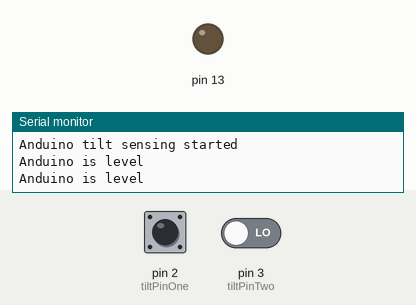
The sketch below on a simulated Arduino Uno, built with avr-gcc and run on an emulated ATmega328P. Shown: output pins drawn as LEDs (lit = HIGH), the last lines printed to the serial monitor. The test bench sets the inputs (shaded band); at power-on: pin 2 (tiltPinOne) LOW, pin 3 (tiltPinTwo) LOW.

Above: at 1.2 s.
1.3 s: pin 2 (tiltPinOne) pulsed HIGH 2 times (0.12 s each, 0.3 s apart)
At 2.6 s:
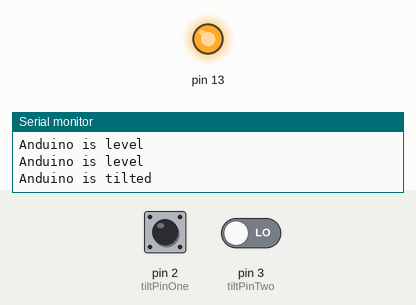
3.5 s: pin 2 (tiltPinOne) driven HIGH
At 5.2 s:
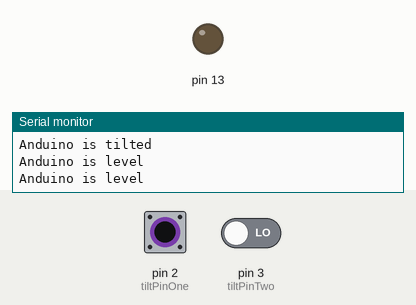
5.5 s: pin 2 (tiltPinOne) driven LOW
At 6.9 s:
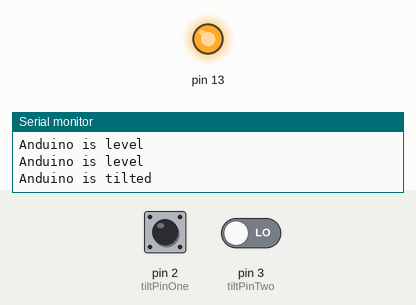
Timing chart, 0 to 8.5 s (numbered marks = the images above; inputs shaded):
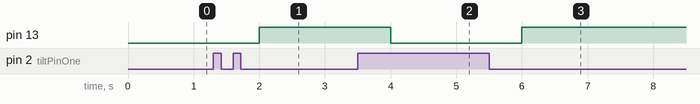

The sketch:

Task1.2P.ino
```cpp
int tiltPinOne = 2;
int tiltPinTwo = 3;
volatile bool isLevel = 1;

void setup()
{
  pinMode(13, OUTPUT);
  pinMode(tiltPinOne, INPUT);

  attachInterrupt(digitalPinToInterrupt(tiltPinOne), tiltOneResponse, CHANGE);
  attachInterrupt(digitalPinToInterrupt(tiltPinTwo), tiltTwoResponse, CHANGE);

  Serial.begin(9600);
  Serial.println("Anduino tilt sensing started\n");
}

void loop()
{
  if(isLevel)
  {
    digitalWrite(13, LOW);
    Serial.println("Anduino is level");
  }
  else
  {
    digitalWrite(13, HIGH);
    Serial.println("Anduino is tilted");
  }
  delay(1000);
}

void tiltOneResponse()
{
  isLevel = digitalRead(tiltPinOne);
}

void tiltTwoResponse()
{
  isLevel = digitalRead(tiltPinTwo);
}
```

Measured:
- after the input at 1.3 s, pin 13: LOW → HIGH after 0.70 s
- after the input at 3.5 s, pin 13: HIGH → LOW after 0.50 s
- after the input at 5.5 s, pin 13: LOW → HIGH after 0.50 s
